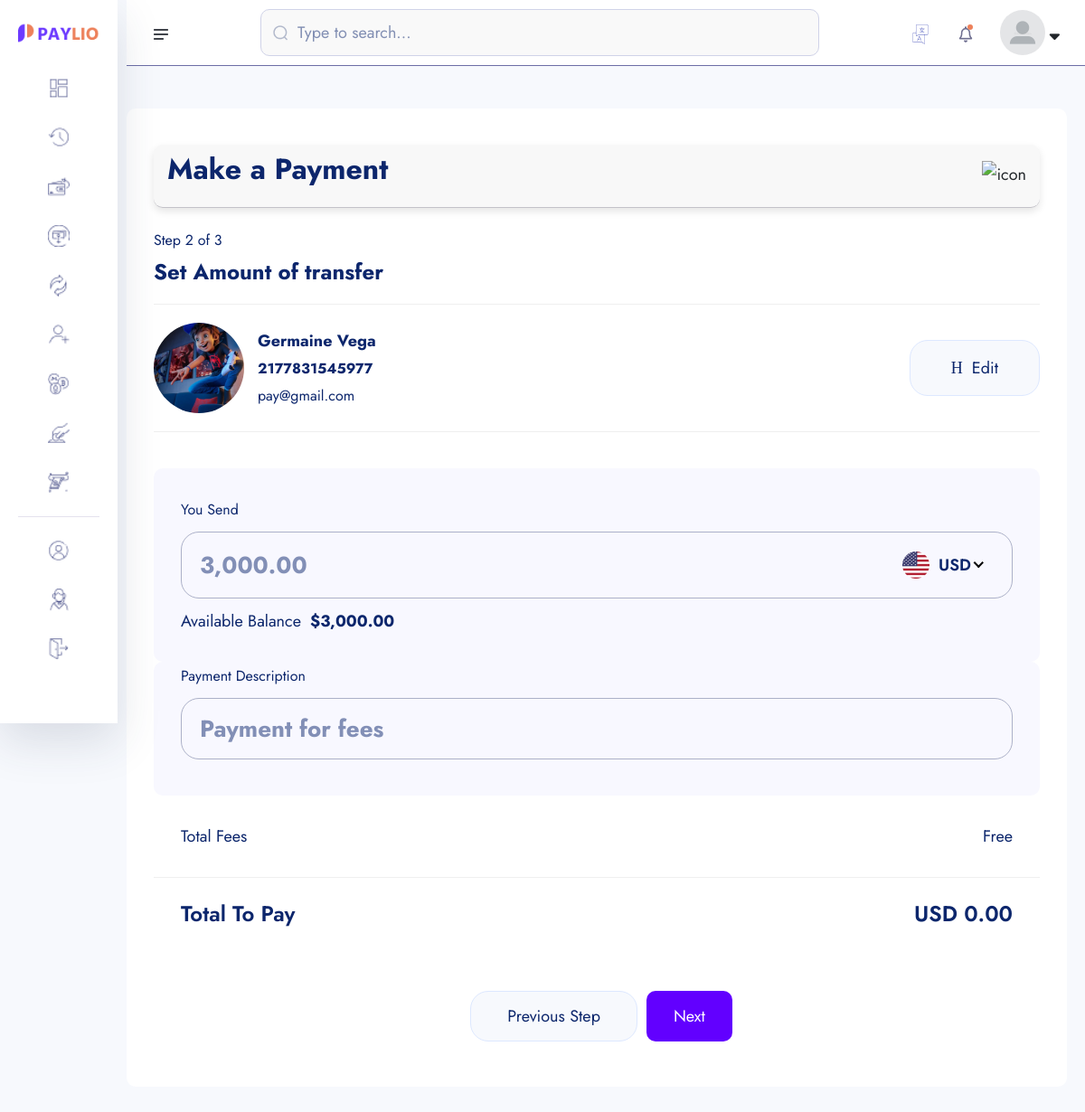
The page /amount-transfer/2177831545977/ (signed in) on the database as committed earlier.
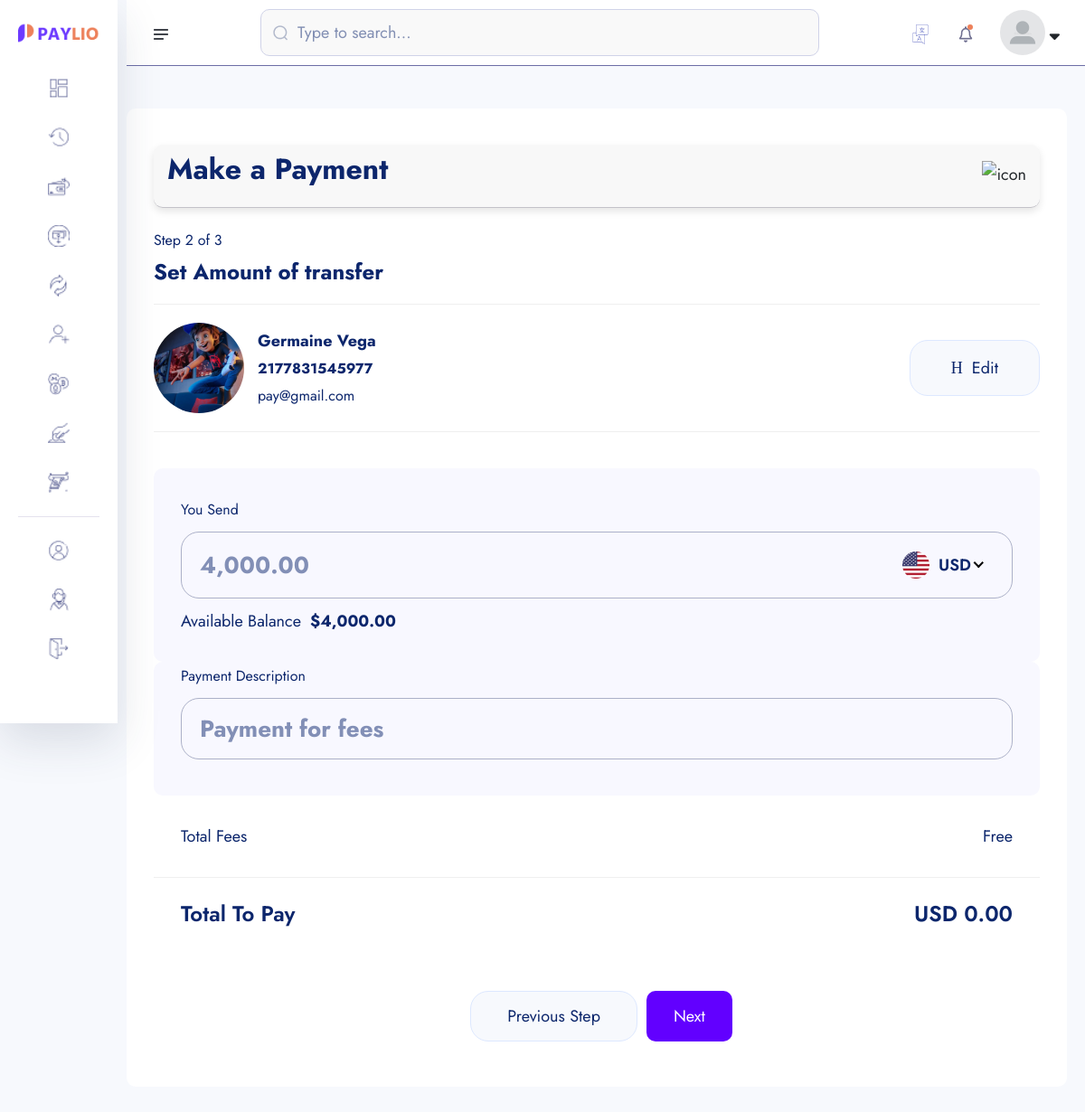
The same page on the database as committed later.
### userauths/models.py (models this page shows, shortened)
class User(AbstractUser):
    username = models.CharField(max_length=255)
    email = models.EmailField(unique=True)
    is_staff = models.BooleanField(default=False)
    is_superuser = models.BooleanField(default=False)
    USERNAME_FIELD = "email"
    REQUIRED_FIELDS = ['username']

### account/models.py (models this page shows, shortened)
class Account(models.Model):
    id = models.UUIDField(primary_key=True, unique=True, default=uuid.uuid4, editable=False)
    user =  models.OneToOneField(User, on_delete=models.CASCADE)
    account_balance = models.DecimalField(max_digits=12, decimal_places=2, default=0.00)
    account_number = ShortUUIDField(unique=True,length=10, max_length=25, prefix="217", alphabet="1234567890")
    account_id = ShortUUIDField(unique=True,length=7, max_length=25, prefix="DEX", alphabet="1234567890")
    pin_number = ShortUUIDField(unique=True,length=4, max_length=7, alphabet="1234567890") #2737
    red_code = ShortUUIDField(unique=True,length=10, max_length=20, alphabet="abcdefgh1234567890")
    account_status = models.CharField(max_length=100, choices=ACCOUNT_STATUS, default="in-active")
    date = models.DateTimeField(auto_now_add=True)
    kyc_submitted = models.BooleanField(default=False)
    kyc_confirmed = models.BooleanField(default=False)
    recommended_by = models.ForeignKey(User, on_delete=models.DO_NOTHING, blank=True, null=True, related_name="recommended_by")
    review = models.CharField(max_length=100, null=True, blank=True, default="Review")
    class Meta:
        ordering = ['-date']

### core/transfer.py (the view)
# urls.py: path('amount-transfer/<account_number>/', transfer.amount_transfer, name='amount-transfer'),
def amount_transfer(request, account_number):
    try:
        account = Account.objects.get(account_number=account_number)
    except:
        messages.warning(request, "Account dosen't exist")
        return redirect("core:search-account")
    context = {
        "account": account,
    }
    return render(request, "transfer/amount_transfer.html", context)

### core/templates/transfer/amount_transfer.html (shortened to what this page needs)
{% extends "auth_base.html" %}
{% load static %}
{% load humanize %}
{% block content %}
    <section class="dashboard-section body-collapse pay step step-2">
        <div class="overlay pt-120">
            <div class="container-fruid">
                <div class="main-content">
                    <div class="head-area d-flex align-items-center justify-content-between">
                        <h4>Make a Payment</h4>
                        <div class="icon-area">
                            <img src="{% static 'assets1/images/icon/support-icon.png' %}" alt="icon">
                        </div>
                    </div>
                    <div class="choose-recipient">
                        <div class="step-area">
                            <span class="mdr">Step 2 of 3</span>
                            <h5>Set Amount of transfer</h5>
                        </div>
                        <div class="user-select">
                            <div class="single-user">
                                <div class="left d-flex align-items-center">
                                    <div class="img-area">
                                    <img src="{{ account.user.kyc.image.url }}" style="width: 100px; height: 100px; border-radius: 50%; object-fit: cover;"  alt="image">
                                </div>
                                <div class="text-area">
                                    <p>{{ account.user.kyc.full_name|title }}</p>
                                    <span class="mdr"><b>{{ account.account_number }}</b></span> <br>
                                    <span class="mdr">{{ account.user.email }}</span>
                                </div>
                                </div>
                                <div class="right">
                                    <a href="{% url 'core:search-account' %}">
                                        <i class="icon-h-edit"></i>
                                        Edit
                                    </a>
                                </div>
                            </div>
                        </div>
                    </div>
                    <form action="{% url 'core:amount-transfer-process' account.account_number %}" method="POST">
                        <div class="send-banance">
                            <span class="mdr">You Send</span>
                            <div class="input-area">
                                <input class="xxlr" onkeyup="CalculateBalance()" placeholder="{{ request.user.account.account_balance|intcomma }}" type="number" name='amount_send' id="amount_send">
                            </div>
                            <p>Available Balance<b>${{ request.user.account.account_balance|intcomma }}</b></p>
                        </div>
                        <div class="send-banance pt-0 mt-0">
                            <span class="mdr">Payment Description</span>
                            <div class="input-area">
                                <input class="xxlr" onkeyup="CalculateBalance()" placeholder="Payment for fees" type="text" name="description">
                            </div>
                        </div>
                        <ul class="total-fees">
                            <li>Total Fees</li>
                            <li>Free</li>
                        </ul>
                        <ul class="total-fees pay">
                            <li>
                                <h5>Total To Pay</h5>
                            </li>
                            <li>
                                <h5 id="total-to-pay">USD 0.00</h5>
                            </li>
                        </ul>
                        <div class="footer-area mt-40">
                            <a href="pay-step-1.html">Previous Step</a>
                            <button type="submit" style="padding: 10px 30px; border-radius: 10px; background: rgb(98, 0, 255); color: #fff;" class="active">Next</button>
                        </div>
                    </form>
                </div>
            </div>
        </div>
    </section>
{% endblock content %}

Rows that differ between the two databases and show on the page:
changed through a linked row, User: amount_send "3,000.00" → "4,000.00"; user.account.account_balance "3,000.00" → "4,000.00"
